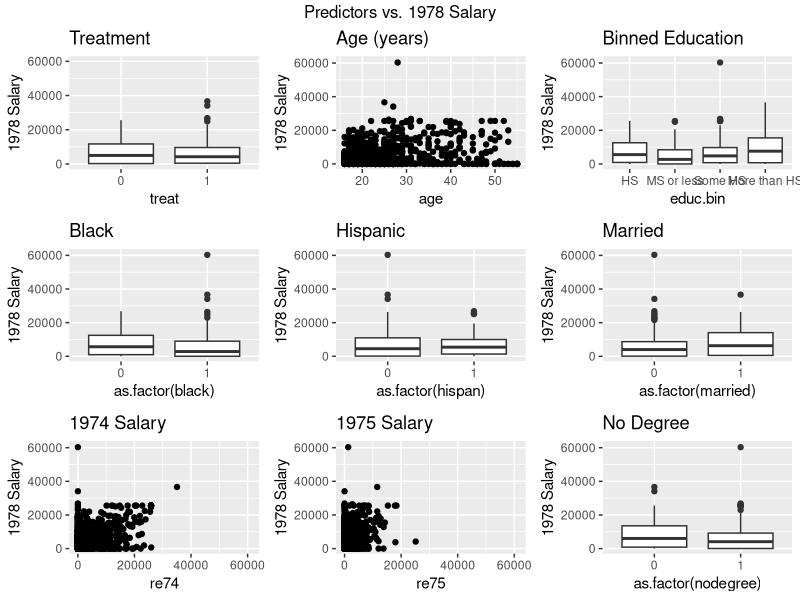
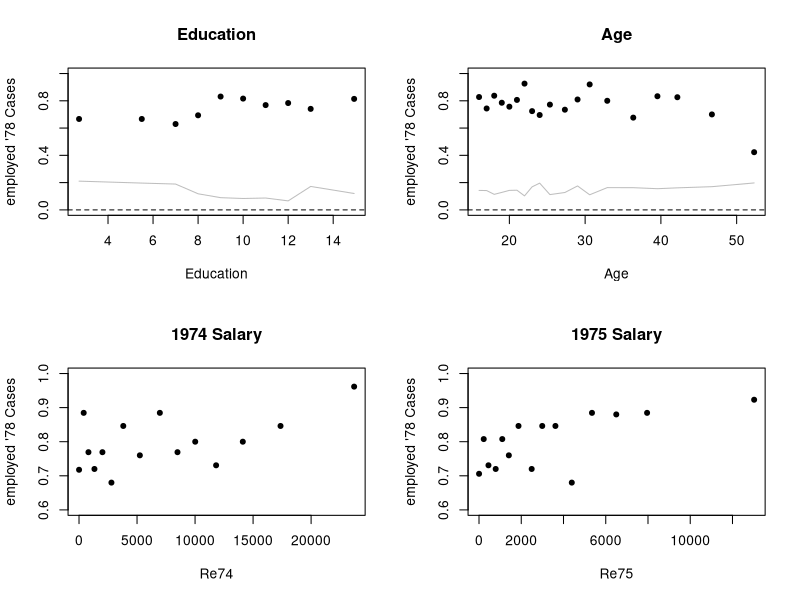
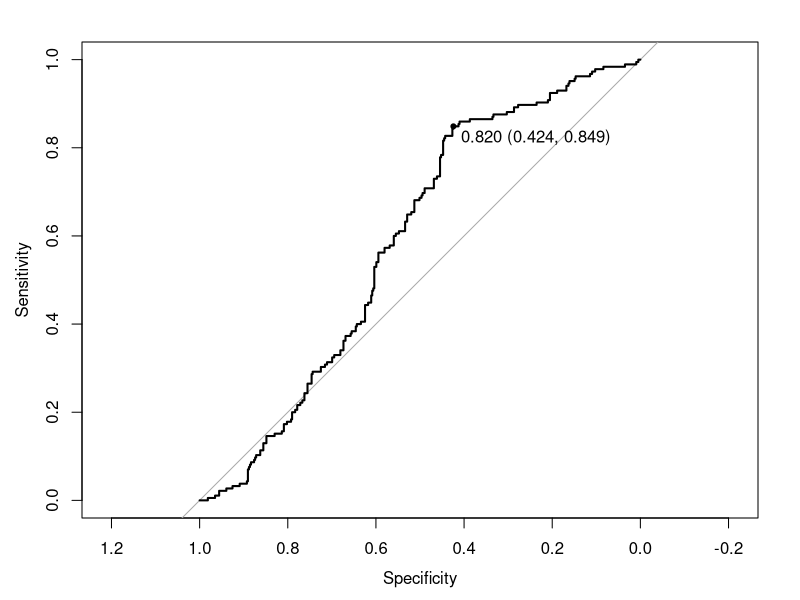
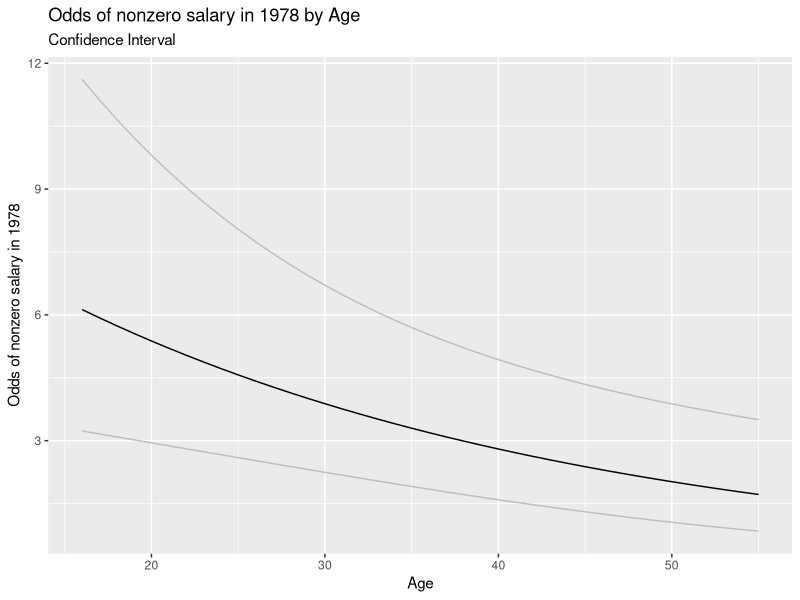
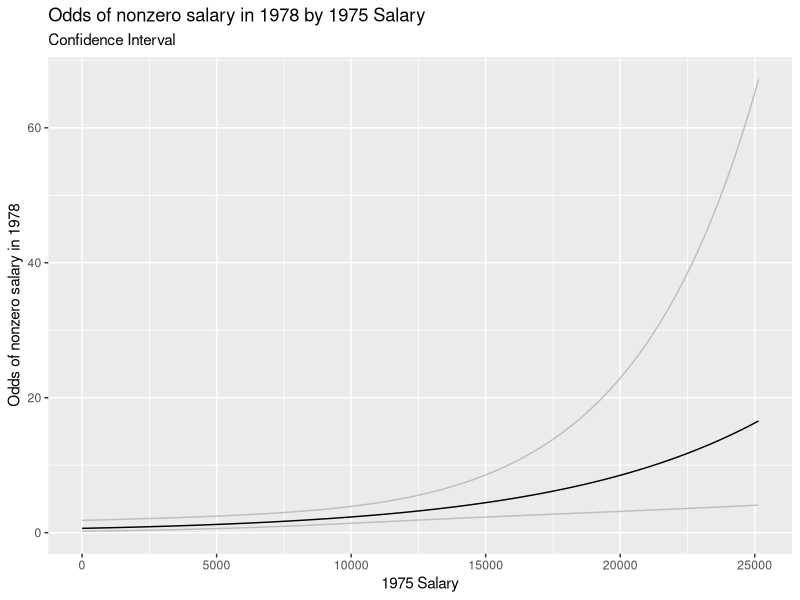
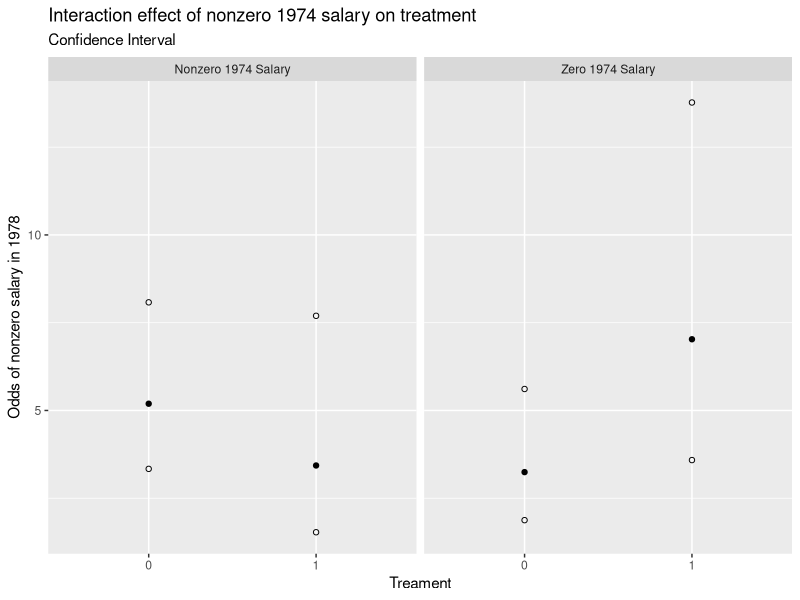
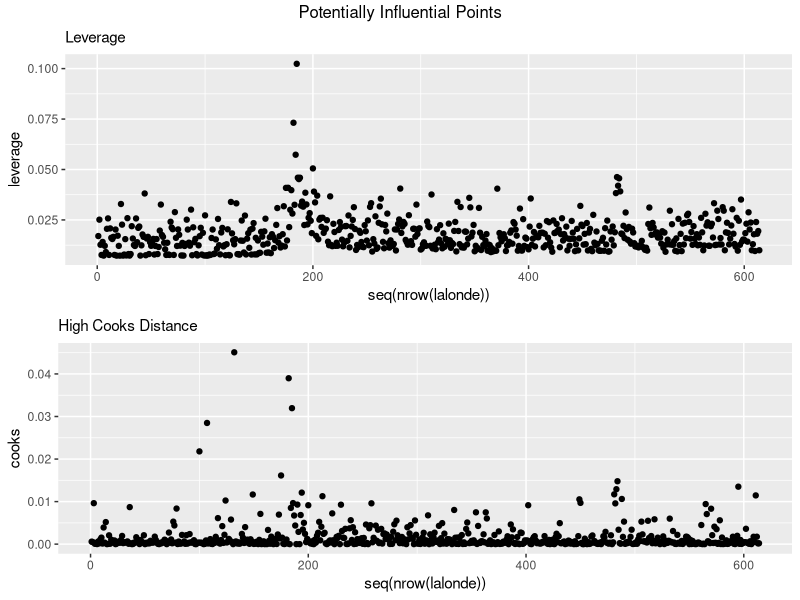
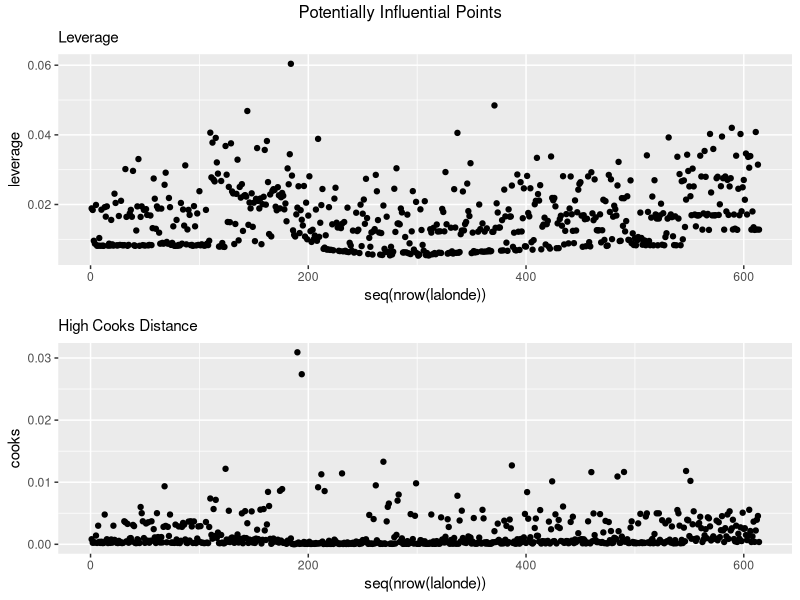

These figures' R source, in order:
## ---- chunk 1
knitr::opts_chunk$set(echo = TRUE)
setwd('/Users/annaberman/Desktop/702 Modeling/Assignments/Team Project #1')
library(ggplot2)
library(dplyr)
library(gridExtra)
library(arm)
library(MASS)
library(pROC)
library(kableExtra)
## ---- chunk 2
# Load the data
lalonde <- read.csv('lalondedata.txt') %>%
    mutate(treat = as.factor(treat)) %>%
    mutate(treat = factor(treat, levels = c(0, 1))) %>%
    # mean centering
    mutate(re78c = re78 - mean(re78),
           re75c = re75 - mean(re75),
           re74c = re74 - mean(re74),
           agec = age - mean(age)) %>%
    # Employed in 1978
    mutate(employed78 = ifelse(re78 > 0, 1, 0),
           employed74 = ifelse(re74 > 0, 1, 0)) %>%
    # educ
    mutate(educ.bin = ifelse(educ < 9, 'MS or less',
                             ifelse(educ < 12, 'Some HS',
                                    ifelse(educ == 12, 'HS', 'More than HS')))) %>%
    mutate(educ.bin = factor(educ.bin, levels = c('HS', 'MS or less', 'Some HS', 'More than HS'))) %>%
    mutate(educ.bin2 = ifelse(educ < 9, 'MS or less', 'Some HS +')) %>%
    mutate(educ.bin2 = factor(educ.bin2, levels = c('Some HS +', 'MS or less'))) %>%
    # age polynomial
    mutate(age2 = agec**2, age3 = agec**3) 

summary(lalonde)
## ---- chunk 3
# TREAT
e1 <- ggplot(lalonde) +
    geom_boxplot(mapping = aes(x = treat, y = re78)) + 
    ylim(c(0,60000)) + 
    ggtitle('Treatment') +
    ylab('1978 Salary')

# AGE
e2 <- ggplot(lalonde) +
    geom_point(mapping = aes(x = age, y = re78)) + 
    ylim(c(0,61000)) + 
    ggtitle('Age (years)') +
    ylab('1978 Salary')


# EDCU.BIN
e3 <- ggplot(lalonde) +
    geom_boxplot(mapping = aes(x = educ.bin, y = re78)) + 
    ylim(c(0,61000)) + 
    ggtitle('Binned Education') +
    ylab('1978 Salary')


# BLACK
e4 <- ggplot(lalonde) +
    geom_boxplot(mapping = aes(x = as.factor(black), y = re78)) + 
    ylim(c(0,61000)) + 
    ggtitle('Black') +
    ylab('1978 Salary')


# HISPAN
e5 <- ggplot(lalonde) +
    geom_boxplot(mapping = aes(x = as.factor(hispan), y = re78)) + 
    ylim(c(0,61000)) + 
    ggtitle('Hispanic') +
    ylab('1978 Salary')


# MARRIED
e6 <- ggplot(lalonde) +
    geom_boxplot(mapping = aes(x = as.factor(married), y = re78)) + 
    ylim(c(0,61000)) + 
    ggtitle('Married') +
    ylab('1978 Salary')


# RE74
e7 <- ggplot(lalonde) +
    geom_point(mapping = aes(x = re74, y = re78)) + 
    ylim(c(0,61000)) + 
    xlim(c(0,61000)) +
    ggtitle('1974 Salary') +
    ylab('1978 Salary')


# RE75
e8 <- ggplot(lalonde) +
    geom_point(mapping = aes(x = re75, y = re78)) + 
    ylim(c(0,61000)) + 
    xlim(c(0,61000)) + 
    ggtitle('1975 Salary') +
    ylab('1978 Salary')

# NODEGREE
e9 <- ggplot(lalonde) +
    geom_boxplot(mapping = aes(x = as.factor(nodegree), y = re78)) + 
    ylim(c(0,61000))+ 
    ggtitle('No Degree') +
    ylab('1978 Salary')


# Plot all the plots together
grid.arrange(e1, e2, e3, e4, e5, e6, e7, e8, e9,
             top = 'Predictors vs. 1978 Salary')
## ---- chunk 4
final_linear_fit <- lm(re78 ~ treat + agec + educ.bin + black + hispan + married + re74c + re75c, data = lalonde)
summary(final_linear_fit)

coeff <- cbind(summary(final_linear_fit)$coefficients[, c(1,2)],
               confint(final_linear_fit))
coeff <- data.frame(coeff) 
names(coeff) <- c('Estimate', 'Std.Error', '2.5%', '97.5%')
## ---- chunk 5
# Create table of means
treat <- tapply(lalonde$employed78, lalonde$treat, mean)
educ.bin2 <- tapply(lalonde$employed78, lalonde$educ.bin2, mean) 
black <- tapply(lalonde$employed78, lalonde$black, mean) 
hispan <- tapply(lalonde$employed78, lalonde$hispan, mean) 
married <- tapply(lalonde$employed78, lalonde$married, mean) 
nodegree <- tapply(lalonde$employed78, lalonde$nodegree, mean) 

# Print table
rbind(treat, educ.bin2, black, hispan, married, nodegree) %>%
    round(2) %>%
    kable(caption = 'Average employed \'78 Cases by predictor')

par(mfrow = c(2,2))
#EDUC
binnedplot(x = lalonde$educ, y = lalonde$employed78,
           xlab = 'Education', ylab = 'employed \'78 Cases',
           ylim = c(0,1),
           main = 'Education')

# AGE
binnedplot(x = lalonde$age, y = lalonde$employed78,
           xlab = 'Age', ylab = 'employed \'78 Cases',
           ylim = c(0,1),
           main = 'Age')


# RE74
binnedplot(x = lalonde$re74, y = lalonde$employed78,
           xlab = 'Re74', ylab = 'employed \'78 Cases',
           ylim = c(.6,1),
           main = '1974 Salary')

# RE75
binnedplot(x = lalonde$re75, y = lalonde$employed78,
           xlab = 'Re75', ylab = 'employed \'78 Cases',
           ylim = c(.6,1),
           main = '1975 Salary')
par(mfrow = c(1,1))
## ---- chunk 6
# Final fit
final_log_fit <- glm(employed78 ~ treat*employed74 + agec + married + black + hispan + 
                         educ.bin2 + re75c, 
                     data = lalonde, family = binomial)
summary(final_log_fit)

roc <- roc(lalonde$treat, fitted(final_log_fit))
plot(roc, print.thres = 'best')

# Confusion matrix
threshold <- .82
matrix <- round(prop.table(table(lalonde$employed78, 
                                 final_log_fit$fitted > threshold), 1)*100,1)
table(lalonde$employed78,final_log_fit$fitted > threshold)

# Coefficient matrix
coeff <- cbind(exp(summary(final_log_fit)$coefficients[, 1]),
               exp(confint(final_log_fit)))
coeff <- data.frame(coeff) 
names(coeff) <- c('Estimate', '2.5%', '97.5%')
## ---- chunk 7
# Create dummy dataset for charting
newval_age <- data.frame(treat = as.factor(0),
                     employed74 = 0,
                     age = seq(min(lalonde$age), max(lalonde$age)),
                     married = 0,
                     black = 0,
                     hispan = 0,
                     educ.bin2 = 'Some HS +',
                     re75c= 0) %>%
    mutate(agec = age - mean(age))

# Predict responses
predict <- predict.glm(final_log_fit, newval_age, interval = 'response', se.fit = TRUE)

# Create confidence interval
t <- 1.96 ## approx 95% CI
upr <- predict$fit + (t * predict$se.fit)
lwr <- predict$fit - (t * predict$se.fit)
fit <- predict$fit

# Append predictions
newval_age <- newval_age %>%
    mutate(fit = exp(fit),
           lwr = exp(lwr),
           upr = exp(upr))

# Print plot
ggplot(data = newval_age) + 
    geom_line(mapping = aes(x = age, y = fit) ) + 
    geom_line(mapping = aes(x = age, y = lwr), color = 'grey') +
    geom_line(mapping = aes(x = age, y = upr),  color = 'grey') +
    ylab('Odds of nonzero salary in 1978') + 
    xlab('Age') +
    ggtitle('Odds of nonzero salary in 1978 by Age') +
    labs(subtitle = 'Confidence Interval')

## ---- chunk 8
# Create dummy dataset for charting
newval_75 <- data.frame(treat = as.factor(0),
                     employed74 = 0,
                     agec = 0,
                     married = 0,
                     black = 0,
                     hispan = 0,
                     educ.bin2 = 'Some HS +',
                     re75 = seq(min(lalonde$re75), max(lalonde$re75))) %>%
    mutate(re75c = re75 - mean(re75))

# Predict responses
predict <- predict.glm(final_log_fit, newval_75, interval = 'response', se.fit = TRUE)

# Create confidence interval
t <- 1.96 ## approx 95% CI
upr <- predict$fit + (t * predict$se.fit)
lwr <- predict$fit - (t * predict$se.fit)
fit <- predict$fit

# Append predictions
newval_75 <- newval_75 %>%
    mutate(fit = exp(fit),
           lwr = exp(lwr),
           upr = exp(upr))

# Print plot
ggplot(data = newval_75) + 
    geom_line(mapping = aes(x = re75, y = fit) ) + 
    geom_line(mapping = aes(x = re75, y = lwr), color = 'grey') +
    geom_line(mapping = aes(x = re75, y = upr),  color = 'grey') +
    ylab('Odds of nonzero salary in 1978') + 
    xlab('1975 Salary') +
    ggtitle('Odds of nonzero salary in 1978 by 1975 Salary') +
    labs(subtitle = 'Confidence Interval')

## ---- chunk 9
# Rebase our models so we can discuss the impacts of 1974 nonzero salary
# Nonzero 1974
lalonde_1974 <- lalonde %>% 
    mutate(employed74 = factor(employed74, levels = c(1,0)))

log_fit_74 <- glm(employed78 ~ treat*employed74 + agec + age2 + age3 + 
                         married + black + hispan + educ.bin2 + re75c, 
                     data = lalonde_1974, family = binomial)
coeff_74 <- cbind(exp(summary(log_fit_74)$coefficients[, 1]),
               exp(confint(log_fit_74)))
coeff_74 <- data.frame(coeff_74) 
names(coeff_74) <- c('Estimate', '2.5%', '97.5%')
## ---- chunk 10
# Create dummy dataset for charting
newval_74 <- data.frame(treat = as.factor(c(0,0,1,1)),
                     employed74 = c(0,1,0,1),
                     agec = 0,
                     married = 0,
                     black = 0,
                     hispan = 0,
                     educ.bin2 = 'Some HS +',
                     re75c = 0)

# Predict responses
predict <- predict.glm(final_log_fit, newval_74, interval = 'response', se.fit = TRUE)

# Create confidence interval
t <- 1.96 ## approx 95% CI
upr <- predict$fit + (t * predict$se.fit)
lwr <- predict$fit - (t * predict$se.fit)
fit <- predict$fit

# Append predictions
newval_74 <- newval_74 %>%
    mutate(fit = exp(fit),
           lwr = exp(lwr),
           upr = exp(upr))

newval_74 %>%
    mutate(employed74 = ifelse(employed74 == 0, 'Zero 1974 Salary', 'Nonzero 1974 Salary')) %>%
    ggplot() + 
    facet_grid(. ~ employed74) +
    geom_point(mapping = aes(x = treat, y = fit) ) + 
    geom_point(mapping = aes(x = treat, y = lwr), shape = 1) +
    geom_point(mapping = aes(x = treat, y = upr), shape = 1) +
    ylab('Odds of nonzero salary in 1978') + 
    xlab('Treament') +
    ggtitle('Interaction effect of nonzero 1974 salary on treatment') + 
    labs(subtitle = 'Confidence Interval')
    

## ---- chunk 11
library(MASS)
# Calcate leveage and cooks distance for each observation
leverage = hatvalues(final_linear_fit)
cooks = cooks.distance(final_linear_fit)

# Append leverage and cooks to our data
leverage <- lalonde %>%
    mutate(leverage, cooks)

# Plot leverage vs. id
l <- ggplot(data = leverage) +
    geom_point(mapping = aes(x = seq(nrow(lalonde)), y = leverage)) +
    labs(subtitle = 'Leverage')
# Plot cooks vs. id
c <- ggplot(data = leverage) +
    geom_point(mapping = aes(x = seq(nrow(lalonde)), y = cooks)) +
    labs(subtitle = 'High Cooks Distance')

grid.arrange(l, c, top = 'Potentially Influential Points')

# Take a look at the potentially influential points
leverage %>%
    filter(leverage > .05 | cooks > .02)
## ---- chunk 12
library(MASS)
# Calcate leveage and cooks distance for each observation
leverage = hatvalues(final_log_fit)
cooks = cooks.distance(final_log_fit)

# Append leverage and cooks to our data
leverage <- lalonde %>%
    mutate(leverage, cooks)

# Plot leverage vs. id
l <- ggplot(data = leverage) +
    geom_point(mapping = aes(x = seq(nrow(lalonde)), y = leverage)) +
    labs(subtitle = 'Leverage')
# Plot cooks vs. id
c <- ggplot(data = leverage) +
    geom_point(mapping = aes(x = seq(nrow(lalonde)), y = cooks)) +
    labs(subtitle = 'High Cooks Distance')

grid.arrange(l, c, top = 'Potentially Influential Points')

# Take a look at the potentially influential points
leverage %>%
    filter(leverage > .05 | cooks > .02)
